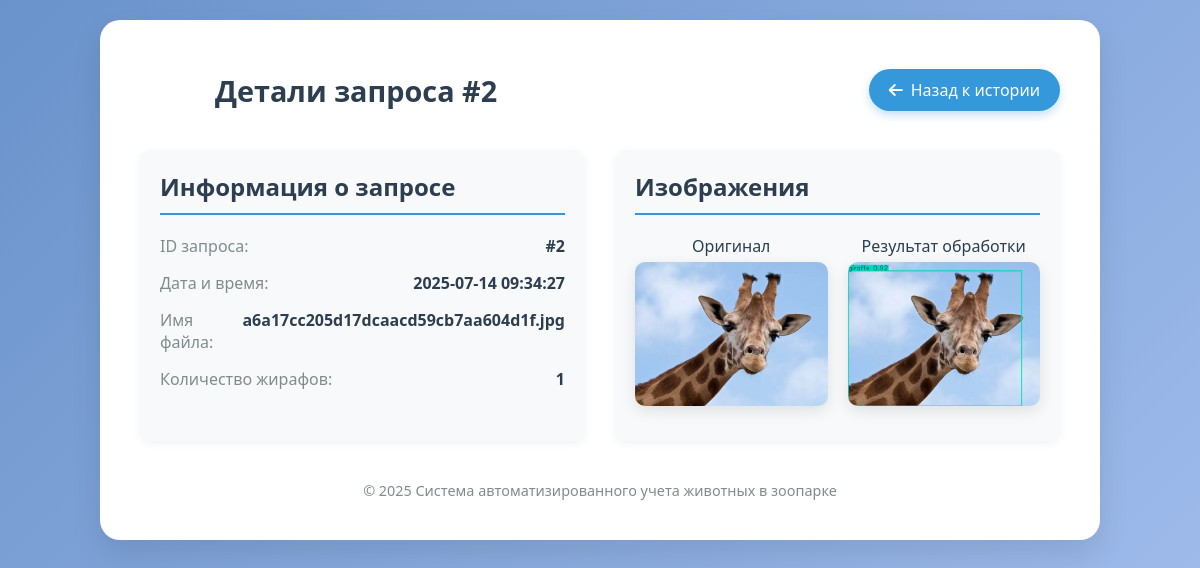
Screenshot of /history/2 with the database file from the repository.
### tables this page shows
CREATE TABLE requests (
        id INTEGER PRIMARY KEY AUTOINCREMENT,
        timestamp TEXT NOT NULL,
        filename TEXT,
        original_img TEXT,
        thumbnail TEXT,
        result_img TEXT,
        giraffe_count INTEGER
    );

### app.py (the view)
@app.route('/history/<int:request_id>')
def request_details(request_id):
    try:
        conn = sqlite3.connect('history.db')
        c = conn.cursor()
        c.execute("SELECT * FROM requests WHERE id = ?", (request_id,))
        row = c.fetchone()
        conn.close()
        if row:
            request_data = {
                'id': row[0],
                'timestamp': row[1],
                'filename': row[2],
                'original_img': row[3],
                'thumbnail': row[4],
                'result_img': row[5],
                'count': row[6]
            }
            return render_template('request_details.html', request_data=request_data)
        else:
            return "Request not found", 404
    except Exception as e:
        return f"Database error: {str(e)}", 500

### templates/request_details.html (shortened to what this page needs)
<!DOCTYPE html>
<html lang="ru">
<head>
    <link rel="stylesheet" href="https://cdnjs.cloudflare.com/ajax/libs/font-awesome/6.4.0/css/all.min.css">
</head>
<body>
    <div class="container">
        <div class="header">
            <div class="logo-container">
                <div class="logo"></div>
                <h1>Детали запроса #{{ request_data.id }}</h1>
            </div>
            <a href="/history" class="back-btn">
                <i class="fas fa-arrow-left"></i> Назад к истории
            </a>
        </div>
        <div class="request-details">
            <div class="detail-card">
                <h2>Информация о запросе</h2>
                <div class="detail-item">
                    <span class="detail-label">ID запроса:</span>
                    <span class="detail-value">#{{ request_data.id }}</span>
                </div>
                <div class="detail-item">
                    <span class="detail-label">Дата и время:</span>
                    <span class="detail-value">{{ request_data.timestamp }}</span>
                </div>
                <div class="detail-item">
                    <span class="detail-label">Имя файла:</span>
                    <span class="detail-value">{{ request_data.filename }}</span>
                </div>
                <div class="detail-item">
                    <span class="detail-label">Количество жирафов:</span>
                    <span class="detail-value">
                        <strong>{{ request_data.count }}</strong>
                    </span>
                </div>
            </div>
            <div class="detail-card">
                <h2>Изображения</h2>
                <div class="images-container">
                    <div class="image-box">
                        <div class="image-title">Оригинал</div>
                        <img src="{{ url_for('static', filename='results/' + request_data.original_img) }}"
                             alt="Оригинальное изображение">
                    </div>
                    <div class="image-box">
                        <div class="image-title">Результат обработки</div>
                        <img src="{{ url_for('static', filename='results/' + request_data.result_img) }}"
                             alt="Результат обработки">
                    </div>
                </div>
            </div>
        </div>
        <footer>
            <div class="footer-content">
                <div class="copyright">
                    &copy; 2025 Система автоматизированного учета животных в зоопарке
                </div>
            </div>
        </footer>
    </div>
</body>
</html>

### templates/request_details.html (style rules this page uses)
* { margin: 0; padding: 0; box-sizing: border-box; }
body { font-family: 'Segoe UI', Tahoma, Geneva, Verdana, sans-serif; background: linear-gradient(135deg, #6a93cb 0%, #a4bfef 100%); min-height: 100vh; padding: 20px; color: #2c3e50; }
.container { background: white; border-radius: 20px; box-shadow: 0 15px 30px rgba(0, 0, 0, 0.1); width: 100%; max-width: 1000px; margin: 0 auto; padding: 40px; position: relative; }
.header { display: flex; justify-content: space-between; align-items: center; margin-bottom: 30px; flex-wrap: wrap; }
.logo-container { display: flex; align-items: center; gap: 15px; }
.logo { width: 60px; height: 60px; background: url('https://cdn-icons-png.flaticon.com/512/1998/1998659.png') no-repeat center center; background-size: contain; }
h1 { font-size: 1.8rem; color: #2c3e50; }
.back-btn { display: inline-flex; align-items: center; padding: 10px 20px; background: #3498db; color: white; text-decoration: none; border-radius: 50px; transition: all 0.3s; box-shadow: 0 4px 10px rgba(52, 152, 219, 0.3); }
.back-btn i { margin-right: 8px; }
.request-details { display: grid; grid-template-columns: 1fr 1fr; gap: 30px; margin-bottom: 30px; }
.detail-card { background: #f8f9fa; border-radius: 10px; padding: 20px; box-shadow: 0 3px 10px rgba(0,0,0,0.05); }
.detail-card h2 { margin-bottom: 20px; padding-bottom: 10px; border-bottom: 2px solid #3498db; color: #2c3e50; }
.detail-item { margin-bottom: 15px; display: flex; justify-content: space-between; }
.detail-label { font-weight: 500; color: #7f8c8d; }
.detail-value { font-weight: 600; }
.images-container { display: grid; grid-template-columns: 1fr 1fr; gap: 20px; margin-top: 20px; }
.image-box { text-align: center; }
.image-box img { max-width: 100%; border-radius: 10px; box-shadow: 0 5px 15px rgba(0, 0, 0, 0.1); margin-bottom: 10px; }
.image-title { font-weight: 500; margin-bottom: 5px; }
footer { margin-top: 40px; color: #7f8c8d; font-size: 0.9rem; width: 100%; text-align: center; }

### rows the page displays
requests: id "2", timestamp "2025-07-14 09:34:27", filename "a6a17cc205d17dcaacd59cb7aa604d1f.jpg", original_img (picture), result_img (picture)

### other values shown
{{ request_data.count }} "1"
